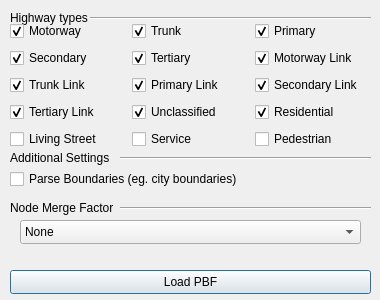
<?xml version="1.0" encoding="UTF-8"?>
<ui version="4.0">
 <class>PbfLoadSettingsClass</class>
 <widget class="QDialog" name="PbfLoadSettingsClass">
  <property name="geometry">
   <rect>
    <x>0</x>
    <y>0</y>
    <width>380</width>
    <height>300</height>
   </rect>
  </property>
  <property name="minimumSize">
   <size>
    <width>380</width>
    <height>300</height>
   </size>
  </property>
  <property name="maximumSize">
   <size>
    <width>380</width>
    <height>300</height>
   </size>
  </property>
  <property name="windowTitle">
   <string>PBF Load Settings</string>
  </property>
  <widget class="QLabel" name="label">
   <property name="geometry">
    <rect>
     <x>10</x>
     <y>10</y>
     <width>81</width>
     <height>16</height>
    </rect>
   </property>
   <property name="text">
    <string>Highway types</string>
   </property>
  </widget>
  <widget class="Line" name="line">
   <property name="geometry">
    <rect>
     <x>90</x>
     <y>10</y>
     <width>281</width>
     <height>16</height>
    </rect>
   </property>
   <property name="orientation">
    <enum>Qt::Orientation::Horizontal</enum>
   </property>
  </widget>
  <widget class="QWidget" name="widget" native="true">
   <property name="geometry">
    <rect>
     <x>10</x>
     <y>20</y>
     <width>361</width>
     <height>131</height>
    </rect>
   </property>
   <property name="sizePolicy">
    <sizepolicy hsizetype="Fixed" vsizetype="Fixed">
     <horstretch>0</horstretch>
     <verstretch>0</verstretch>
    </sizepolicy>
   </property>
   <layout class="QGridLayout" name="gridLayout">
    <item row="4" column="4">
     <widget class="QCheckBox" name="service">
      <property name="text">
       <string>Service</string>
      </property>
     </widget>
    </item>
    <item row="0" column="4">
     <widget class="QCheckBox" name="trunk">
      <property name="text">
       <string>Trunk</string>
      </property>
      <property name="checked">
       <bool>true</bool>
      </property>
     </widget>
    </item>
    <item row="1" column="1">
     <widget class="QCheckBox" name="secondary">
      <property name="text">
       <string>Secondary</string>
      </property>
      <property name="checked">
       <bool>true</bool>
      </property>
     </widget>
    </item>
    <item row="1" column="4">
     <widget class="QCheckBox" name="tertiary">
      <property name="text">
       <string>Tertiary</string>
      </property>
      <property name="checked">
       <bool>true</bool>
      </property>
     </widget>
    </item>
    <item row="4" column="5">
     <widget class="QCheckBox" name="pedestrian">
      <property name="text">
       <string>Pedestrian</string>
      </property>
     </widget>
    </item>
    <item row="0" column="5">
     <widget class="QCheckBox" name="primary">
      <property name="text">
       <string>Primary</string>
      </property>
      <property name="checked">
       <bool>true</bool>
      </property>
     </widget>
    </item>
    <item row="0" column="1">
     <widget class="QCheckBox" name="motorway">
      <property name="text">
       <string>Motorway</string>
      </property>
      <property name="checked">
       <bool>true</bool>
      </property>
     </widget>
    </item>
    <item row="4" column="1">
     <widget class="QCheckBox" name="livingstreet">
      <property name="text">
       <string>Living Street</string>
      </property>
     </widget>
    </item>
    <item row="1" column="5">
     <widget class="QCheckBox" name="motorwaylink">
      <property name="text">
       <string>Motorway Link</string>
      </property>
      <property name="checked">
       <bool>true</bool>
      </property>
     </widget>
    </item>
    <item row="2" column="1">
     <widget class="QCheckBox" name="trunklink">
      <property name="text">
       <string>Trunk Link</string>
      </property>
      <property name="checked">
       <bool>true</bool>
      </property>
     </widget>
    </item>
    <item row="2" column="4">
     <widget class="QCheckBox" name="primarylink">
      <property name="text">
       <string>Primary Link</string>
      </property>
      <property name="checked">
       <bool>true</bool>
      </property>
     </widget>
    </item>
    <item row="2" column="5">
     <widget class="QCheckBox" name="secondarylink">
      <property name="text">
       <string>Secondary Link</string>
      </property>
      <property name="checked">
       <bool>true</bool>
      </property>
     </widget>
    </item>
    <item row="3" column="1">
     <widget class="QCheckBox" name="tertiarylink">
      <property name="text">
       <string>Tertiary Link</string>
      </property>
      <property name="checked">
       <bool>true</bool>
      </property>
     </widget>
    </item>
    <item row="3" column="4">
     <widget class="QCheckBox" name="unclassified">
      <property name="text">
       <string>Unclassified</string>
      </property>
      <property name="checked">
       <bool>true</bool>
      </property>
     </widget>
    </item>
    <item row="3" column="5">
     <widget class="QCheckBox" name="residential">
      <property name="text">
       <string>Residential</string>
      </property>
      <property name="checked">
       <bool>true</bool>
      </property>
     </widget>
    </item>
   </layout>
  </widget>
  <widget class="QLabel" name="label_2">
   <property name="geometry">
    <rect>
     <x>10</x>
     <y>150</y>
     <width>101</width>
     <height>16</height>
    </rect>
   </property>
   <property name="text">
    <string>Additional Settings</string>
   </property>
  </widget>
  <widget class="Line" name="line_2">
   <property name="geometry">
    <rect>
     <x>120</x>
     <y>150</y>
     <width>251</width>
     <height>16</height>
    </rect>
   </property>
   <property name="orientation">
    <enum>Qt::Orientation::Horizontal</enum>
   </property>
  </widget>
  <widget class="QWidget" name="widget_2" native="true">
   <property name="geometry">
    <rect>
     <x>10</x>
     <y>160</y>
     <width>381</width>
     <height>39</height>
    </rect>
   </property>
   <property name="sizePolicy">
    <sizepolicy hsizetype="Expanding" vsizetype="Preferred">
     <horstretch>0</horstretch>
     <verstretch>0</verstretch>
    </sizepolicy>
   </property>
   <layout class="QGridLayout" name="gridLayout_2">
    <item row="0" column="0">
     <widget class="QCheckBox" name="parseBoundaries">
      <property name="text">
       <string>Parse Boundaries (eg. city boundaries)</string>
      </property>
     </widget>
    </item>
   </layout>
  </widget>
  <widget class="Line" name="line_3">
   <property name="geometry">
    <rect>
     <x>120</x>
     <y>200</y>
     <width>251</width>
     <height>16</height>
    </rect>
   </property>
   <property name="orientation">
    <enum>Qt::Orientation::Horizontal</enum>
   </property>
  </widget>
  <widget class="QLabel" name="label_3">
   <property name="geometry">
    <rect>
     <x>10</x>
     <y>200</y>
     <width>111</width>
     <height>16</height>
    </rect>
   </property>
   <property name="text">
    <string>Node Merge Factor</string>
   </property>
  </widget>
  <widget class="QComboBox" name="mergeFactor">
   <property name="geometry">
    <rect>
     <x>20</x>
     <y>220</y>
     <width>341</width>
     <height>24</height>
    </rect>
   </property>
   <property name="toolTip">
    <string>Controls how aggressively road segments are merged during import. Higher values improve performance with less detail.</string>
   </property>
   <item>
    <property name="text">
     <string>None</string>
    </property>
   </item>
   <item>
    <property name="text">
     <string>Very Low</string>
    </property>
   </item>
   <item>
    <property name="text">
     <string>Low</string>
    </property>
   </item>
   <item>
    <property name="text">
     <string>Medium</string>
    </property>
   </item>
   <item>
    <property name="text">
     <string>High</string>
    </property>
   </item>
   <item>
    <property name="text">
     <string>Very High</string>
    </property>
   </item>
  </widget>
  <widget class="QPushButton" name="pushButton">
   <property name="geometry">
    <rect>
     <x>10</x>
     <y>270</y>
     <width>361</width>
     <height>24</height>
    </rect>
   </property>
   <property name="text">
    <string>Load PBF</string>
   </property>
  </widget>
 </widget>
 <tabstops>
  <tabstop>motorway</tabstop>
  <tabstop>trunk</tabstop>
  <tabstop>primary</tabstop>
  <tabstop>secondary</tabstop>
  <tabstop>tertiary</tabstop>
  <tabstop>motorwaylink</tabstop>
  <tabstop>trunklink</tabstop>
  <tabstop>primarylink</tabstop>
  <tabstop>secondarylink</tabstop>
  <tabstop>tertiarylink</tabstop>
  <tabstop>unclassified</tabstop>
  <tabstop>residential</tabstop>
  <tabstop>livingstreet</tabstop>
  <tabstop>service</tabstop>
  <tabstop>pedestrian</tabstop>
  <tabstop>parseBoundaries</tabstop>
  <tabstop>mergeFactor</tabstop>
  <tabstop>pushButton</tabstop>
 </tabstops>
 <resources/>
 <connections/>
</ui>
